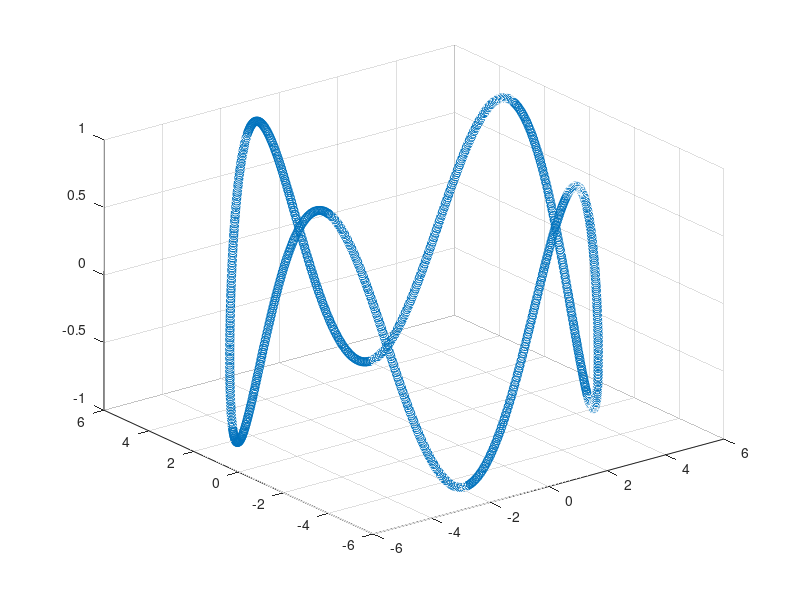

The MATLAB script that drew this image: (Note: this script raises an error after producing the figure.)
% Runs a circle around a cube at the origin

clear
close all
clc

%circle parameters
R = 5; %radius
N = 1500; %number of images
inc = 1; %inclination (not a real orbital inclination)
Revs = 2; %number of revolutions around the cube

theta = linspace(0,2*pi*Revs,N);
x = zeros(3,N);
for ii = 1:N
    x(1,ii) = R*cos(theta(ii));
    x(2,ii) = R*sin(theta(ii));
    x(3,ii) = inc*sin(4*theta(ii));
end

figure
scatter3(x(1,:),x(2,:),x(3,:))

% Create the cube
P = [0; 0; 0];
s = 0.5;
sw = 0.05;
fc = [1 0 0;
    0 1 0;
    0 0 1;
    1 1 0;
    1 0 1;
    0 1 1];

ec = [1 1 1];
C = createCube(P, s, sw, fc, ec);

% createPixelVectors and camera information
f = 500;
width = 640;
height = 480;
sz = [width, height];
px = width/2;
py = height/2;
K = [f, 0, px;
    0, f, py;
    0, 0, 1];

V = createPixelVectors(K,width,height);

%run through and create an image at each point, always pointing towards the
%center
v = [0; 0; 1];
figure
tic
for ii = 1:N
   
    %create the quaternion for this location
    r = vrrotvec(v, P - x(:,ii));
    q = axang2quat(r);
    
    img = createImage(C, x(:,ii), q', V, sz);
    imshow(img)
    
    imwrite(img,strcat('images/cubeCircling',num2str(ii,'%04i'),'.jpg'))
    
    disp('Percent Complete:')
    disp(ii/N*100)

end
toc
